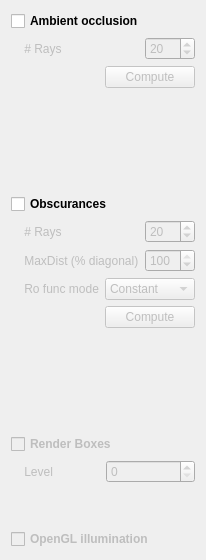
       <widget class="QWidget" name="tab">
        <attribute name="title">
         <string>A. Occlusion</string>
        </attribute>
        <layout class="QGridLayout" name="gridLayout_2">
         <item row="0" column="0">
          <widget class="QCheckBox" name="checkBox">
           <property name="enabled">
            <bool>true</bool>
           </property>
           <property name="maximumSize">
            <size>
             <width>16777215</width>
             <height>30</height>
            </size>
           </property>
           <property name="font">
            <font>
             <weight>75</weight>
             <bold>true</bold>
            </font>
           </property>
           <property name="text">
            <string>Ambient occlusion</string>
           </property>
          </widget>
         </item>
         <item row="1" column="0">
          <layout class="QHBoxLayout" name="horizontalLayout_7">
           <item>
            <widget class="QLabel" name="label">
             <property name="enabled">
              <bool>false</bool>
             </property>
             <property name="maximumSize">
              <size>
               <width>16777215</width>
               <height>30</height>
              </size>
             </property>
             <property name="text">
              <string>    # Rays</string>
             </property>
            </widget>
           </item>
           <item>
            <widget class="QSpinBox" name="spinBox">
             <property name="enabled">
              <bool>false</bool>
             </property>
             <property name="maximumSize">
              <size>
               <width>50</width>
               <height>30</height>
              </size>
             </property>
             <property name="minimum">
              <number>1</number>
             </property>
             <property name="maximum">
              <number>320</number>
             </property>
             <property name="value">
              <number>20</number>
             </property>
            </widget>
           </item>
          </layout>
         </item>
         <item row="2" column="0">
          <layout class="QHBoxLayout" name="horizontalLayout_12">
           <item>
            <spacer name="horizontalSpacer_9">
             <property name="orientation">
              <enum>Qt::Horizontal</enum>
             </property>
             <property name="sizeHint" stdset="0">
              <size>
               <width>40</width>
               <height>20</height>
              </size>
             </property>
            </spacer>
           </item>
           <item>
            <widget class="QPushButton" name="pushButton">
             <property name="enabled">
              <bool>false</bool>
             </property>
             <property name="minimumSize">
              <size>
               <width>90</width>
               <height>0</height>
              </size>
             </property>
             <property name="maximumSize">
              <size>
               <width>127</width>
               <height>27</height>
              </size>
             </property>
             <property name="text">
              <string>Compute</string>
             </property>
            </widget>
           </item>
          </layout>
         </item>
         <item row="3" column="0">
          <spacer name="verticalSpacer_15">
           <property name="orientation">
            <enum>Qt::Vertical</enum>
           </property>
           <property name="sizeType">
            <enum>QSizePolicy::Fixed</enum>
           </property>
           <property name="sizeHint" stdset="0">
            <size>
             <width>20</width>
             <height>100</height>
            </size>
           </property>
          </spacer>
         </item>
         <item row="4" column="0">
          <widget class="QCheckBox" name="checkBox_2">
           <property name="maximumSize">
            <size>
             <width>16777215</width>
             <height>30</height>
            </size>
           </property>
           <property name="font">
            <font>
             <weight>75</weight>
             <bold>true</bold>
            </font>
           </property>
           <property name="text">
            <string>Obscurances</string>
           </property>
          </widget>
         </item>
         <item row="5" column="0">
          <layout class="QHBoxLayout" name="horizontalLayout_9">
           <item>
            <widget class="QLabel" name="label_2">
             <property name="enabled">
              <bool>false</bool>
             </property>
             <property name="maximumSize">
              <size>
               <width>16777215</width>
               <height>30</height>
              </size>
             </property>
             <property name="text">
              <string>    # Rays</string>
             </property>
            </widget>
           </item>
           <item>
            <widget class="QSpinBox" name="spinBox_2">
             <property name="enabled">
              <bool>false</bool>
             </property>
             <property name="maximumSize">
              <size>
               <width>50</width>
               <height>30</height>
              </size>
             </property>
             <property name="minimum">
              <number>1</number>
             </property>
             <property name="maximum">
              <number>320</number>
             </property>
             <property name="value">
              <number>20</number>
             </property>
            </widget>
           </item>
          </layout>
         </item>
         <item row="6" column="0">
          <layout class="QHBoxLayout" name="horizontalLayout_8">
           <item>
            <widget class="QLabel" name="label_3">
             <property name="enabled">
              <bool>false</bool>
             </property>
             <property name="maximumSize">
              <size>
               <width>16777215</width>
               <height>30</height>
              </size>
             </property>
             <property name="text">
              <string>    MaxDist (% diagonal)</string>
             </property>
            </widget>
           </item>
           <item>
            <widget class="QSpinBox" name="spinBox_3">
             <property name="enabled">
              <bool>false</bool>
             </property>
             <property name="maximumSize">
              <size>
               <width>50</width>
               <height>30</height>
              </size>
             </property>
             <property name="maximum">
              <number>100</number>
             </property>
             <property name="value">
              <number>100</number>
             </property>
            </widget>
           </item>
          </layout>
         </item>
         <item row="7" column="0">
          <layout class="QHBoxLayout" name="horizontalLayout_10">
           <item>
            <widget class="QLabel" name="label_4">
             <property name="enabled">
              <bool>false</bool>
             </property>
             <property name="maximumSize">
              <size>
               <width>16777215</width>
               <height>30</height>
              </size>
             </property>
             <property name="text">
              <string>    Ro func mode</string>
             </property>
            </widget>
           </item>
           <item>
            <widget class="QComboBox" name="comboBox">
             <property name="enabled">
              <bool>false</bool>
             </property>
             <property name="maximumSize">
              <size>
               <width>90</width>
               <height>30</height>
              </size>
             </property>
             <item>
              <property name="text">
               <string>Constant </string>
              </property>
             </item>
             <item>
              <property name="text">
               <string>Square root</string>
              </property>
             </item>
            </widget>
           </item>
          </layout>
         </item>
         <item row="8" column="0">
          <layout class="QHBoxLayout" name="horizontalLayout_11">
           <item>
            <spacer name="horizontalSpacer_10">
             <property name="orientation">
              <enum>Qt::Horizontal</enum>
             </property>
             <property name="sizeHint" stdset="0">
              <size>
               <width>40</width>
               <height>20</height>
              </size>
             </property>
            </spacer>
           </item>
           <item>
            <widget class="QPushButton" name="pushButton_2">
             <property name="enabled">
              <bool>false</bool>
             </property>
             <property name="minimumSize">
              <size>
               <width>90</width>
               <height>0</height>
              </size>
             </property>
             <property name="maximumSize">
              <size>
               <width>127</width>
               <height>27</height>
              </size>
             </property>
             <property name="text">
              <string>Compute</string>
             </property>
            </widget>
           </item>
          </layout>
         </item>
         <item row="9" column="0">
          <spacer name="verticalSpacer_16">
           <property name="orientation">
            <enum>Qt::Vertical</enum>
           </property>
           <property name="sizeType">
            <enum>QSizePolicy::Fixed</enum>
           </property>
           <property name="sizeHint" stdset="0">
            <size>
             <width>20</width>
             <height>100</height>
            </size>
           </property>
          </spacer>
         </item>
         <item row="10" column="0">
          <layout class="QVBoxLayout" name="verticalLayout_2">
           <item>
            <widget class="QCheckBox" name="checkBox_4">
             <property name="enabled">
              <bool>false</bool>
             </property>
             <property name="font">
              <font>
               <weight>75</weight>
               <bold>true</bold>
              </font>
             </property>
             <property name="text">
              <string>Render Boxes</string>
             </property>
            </widget>
           </item>
           <item>
            <layout class="QHBoxLayout" name="horizontalLayout">
             <item>
              <widget class="QLabel" name="label_5">
               <property name="enabled">
                <bool>false</bool>
               </property>
               <property name="text">
                <string>    Level</string>
               </property>
              </widget>
             </item>
             <item>
              <widget class="QSpinBox" name="spinBox_4">
               <property name="enabled">
                <bool>false</bool>
               </property>
               <property name="maximumSize">
                <size>
                 <width>90</width>
                 <height>50</height>
                </size>
               </property>
               <property name="maximum">
                <number>99999</number>
               </property>
               <property name="value">
                <number>0</number>
               </property>
              </widget>
             </item>
            </layout>
           </item>
          </layout>
         </item>
         <item row="11" column="0">
          <spacer name="verticalSpacer_9">
           <property name="orientation">
            <enum>Qt::Vertical</enum>
           </property>
           <property name="sizeType">
            <enum>QSizePolicy::Fixed</enum>
           </property>
           <property name="sizeHint" stdset="0">
            <size>
             <width>20</width>
             <height>40</height>
            </size>
           </property>
          </spacer>
         </item>
         <item row="12" column="0">
          <widget class="QCheckBox" name="checkBox_3">
           <property name="enabled">
            <bool>false</bool>
           </property>
           <property name="maximumSize">
            <size>
             <width>16777215</width>
             <height>30</height>
            </size>
           </property>
           <property name="font">
            <font>
             <weight>75</weight>
             <bold>true</bold>
            </font>
           </property>
           <property name="text">
            <string>OpenGL illumination</string>
           </property>
          </widget>
         </item>
        </layout>
       </widget>
